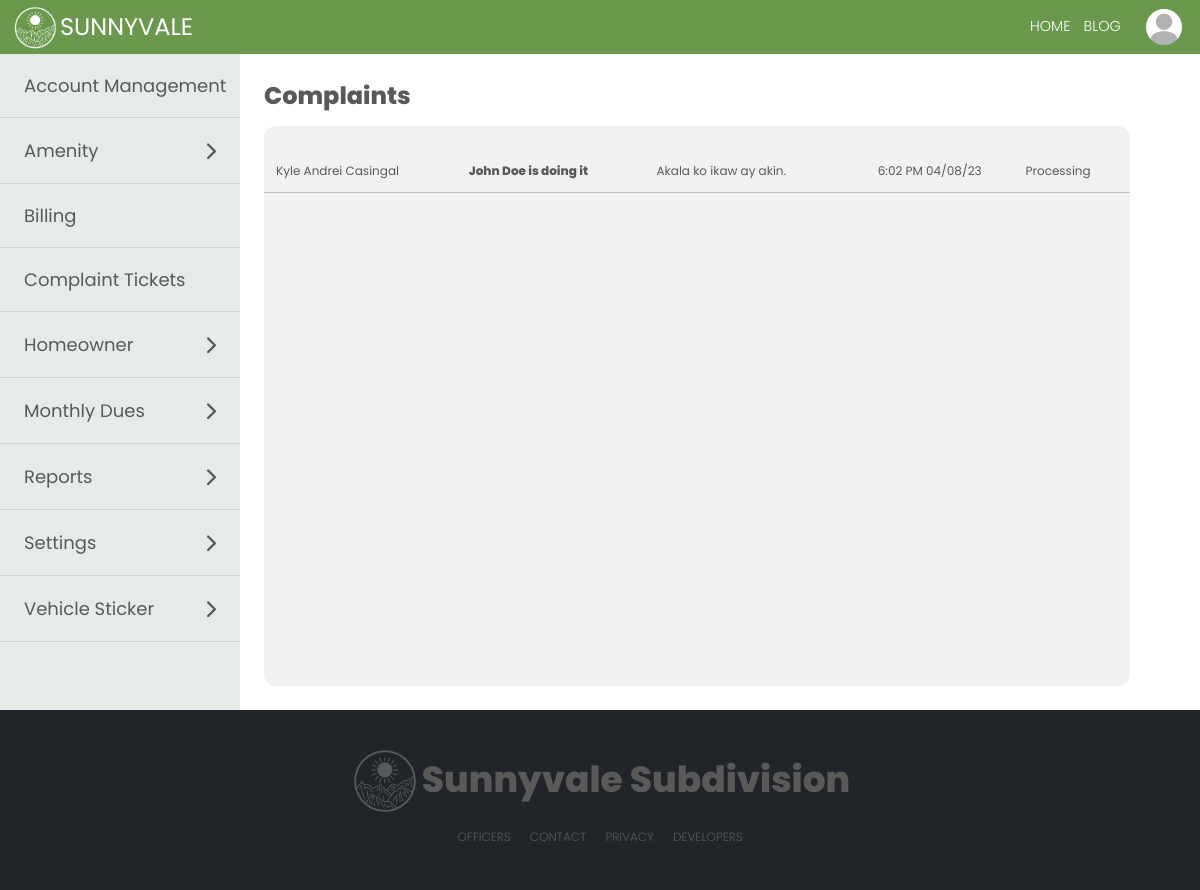
Page /modules/complaintManagement.php (signed in) on the committed database.
### tables this page shows
CREATE TABLE IF NOT EXISTS `user` (
  `user_id` int(11) NOT NULL AUTO_INCREMENT,
  `user_homeowner_id` int(11) DEFAULT NULL,
  `user_tenant_id` int(11) DEFAULT NULL,
  `full_name` varchar(50) NOT NULL,
  `user_type` varchar(15) NOT NULL,
  `password` varchar(30) NOT NULL,
  `email_address` varchar(40) DEFAULT NULL,
  `account_status` varchar(15) NOT NULL,
  `verification_code` varchar(6) DEFAULT NULL,
  `email_verified_at` datetime DEFAULT NULL,
  PRIMARY KEY (`user_id`)
);

CREATE TABLE IF NOT EXISTS `homeowner_profile` (
  `homeowner_id` int(11) NOT NULL AUTO_INCREMENT,
  `last_name` varchar(100) NOT NULL,
  `first_name` varchar(100) NOT NULL,
  `middle_name` varchar(100) DEFAULT NULL,
  `suffix` varchar(100) DEFAULT NULL,
  `sex` varchar(100) NOT NULL,
  `street` varchar(255) NOT NULL,
  `subdivision` varchar(255) NOT NULL,
  `barangay` varchar(50) NOT NULL,
  `business_address` varchar(255) DEFAULT NULL,
  `occupation` varchar(100) DEFAULT NULL,
  `email_address` varchar(100) NOT NULL,
  `birthdate` date DEFAULT NULL,
  `mobile_number` varchar(20) DEFAULT NULL,
  `employer` varchar(100) DEFAULT NULL,
  `vehicle_registration` varchar(20) DEFAULT NULL,
  `display_picture` varchar(255) NOT NULL,
  PRIMARY KEY (`homeowner_id`)
);

CREATE TABLE IF NOT EXISTS `concern` (
  `concern_id` int(11) NOT NULL AUTO_INCREMENT,
  `complainant_homeowner_id` int(11) NOT NULL,
  `full_name` varchar(50) NOT NULL,
  `complainee_homeowner_id` int(11) DEFAULT NULL,
  `complainee_full_name` varchar(100) DEFAULT NULL,
  `concern_subject` varchar(100) NOT NULL,
  `concern_description` varchar(255) NOT NULL,
  `status` varchar(50) NOT NULL,
  `datetime` datetime DEFAULT NULL,
  `datetime_submitted` datetime DEFAULT NULL,
  PRIMARY KEY (`concern_id`)
);

### modules/complaintManagement.php (the view, shortened to what this page needs)
<?php
require '../marginals/topbar.php';
if ($_SESSION['subdivision'] != '') {
    $resultComplaints = $con->query("SELECT * FROM concern, homeowner_profile WHERE (status = 'Pending' OR status = 'Processing') AND concern.complainant_homeowner_id = homeowner_profile.homeowner_id AND subdivision = '" . $_SESSION['subdivision'] . "'");
} else {
    $resultComplaints = $con->query("SELECT * FROM concern, homeowner_profile WHERE (status = 'Pending' OR status = 'Processing') AND concern.complainant_homeowner_id = homeowner_profile.homeowner_id");
}
?>
<!DOCTYPE html>
<html lang="en">
<head>
</head>
<body>
    <div class="secretary">
        <div class="sideBar">
            <?php require '../marginals/sidebarAdmin.php'; ?>
        </div>
        <div class="secretaryPanel">
            <div class="complaintManagement">
                <label class="inboxTitle">Complaints</label>
                <div class="inboxContainer">
                    <table class="tblComplaints">
                        <?php while ($row = $resultComplaints->fetch_assoc()) : ?>
                            <tr class="trComplaints">
                                <td class="use-address" data-bs-toggle="modal" data-bs-target="#complaintModal<?php
                                                                                                                echo $row['concern_id']
                                                                                                                ?>"><?php echo $row['full_name']; ?></td>
                                <td class="use-address" data-bs-toggle="modal" data-bs-target="#complaintModal<?php
                                                                                                                echo $row['concern_id']
                                                                                                                ?>"><label class="subject"><?php echo $row['concern_subject'] ?></label></td>
                                <td class="use-address" data-bs-toggle="modal" data-bs-target="#complaintModal<?php
                                                                                                                echo $row['concern_id']
                                                                                                                ?>"><?php echo $row['concern_description']; ?></td>
                                <td id="myBtn" class="complaintTime" data-bs-toggle="modal" data-bs-target="#complaintModal<?php
                                                                                                                            echo $row['concern_id']
                                                                                                                            ?>"><?php $datetime = strtotime($row['datetime']);
                                                                                                                                echo $phptime = date("g:i A m/d/y", $datetime); ?></td>
                                <td class="use-address" data-bs-toggle="modal" data-bs-target="#complaintModal<?php
                                                                                                                echo $row['concern_id']
                                                                                                                ?>"><?php echo $row['status']; ?></td>
                            </tr>
                        <?php endwhile; ?>
                    </table>
                </div>
            </div>
        </div>
    </div>
    <?php
    require '../marginals/footer2.php'
    ?>
</body>
</html>

### marginals/topbar.php (shortened to what this page needs)
<?php
include "../process.php";
if ($_SESSION['user_type'] == 'Tenant') {
  $result = $con->query("SELECT * FROM user, tenant WHERE user_id = " . $user_id = $_SESSION['user_id'] . "  AND user.full_name = tenant.full_name") or die($mysqli->error);
  $result1 = $con->query("SELECT * FROM user, tenant WHERE user_id = " . $user_id = $_SESSION['user_id'] . "  AND user.full_name = tenant.full_name")  or die($mysqli->error);
  $row1 = $result1->fetch_assoc();
  $homeowner_id_profile = $row1['user_homeowner_id'];
  $fullname_monthlyDues = $row1['full_name'];
  $user_type = $row1['user_type'];
  $resultSubdivision = $con->query("SELECT * FROM user, tenant, homeowner_profile WHERE user_id = " . $user_id = $_SESSION['user_id'] . " AND user.full_name = tenant.full_name AND homeowner_profile.homeowner_id = tenant.homeowner_id") or die($mysqli->error);
  $rowSubdivision = $resultSubdivision->fetch_assoc();
  $subdivision_name1 = $rowSubdivision['subdivision'];
  $resultComplainee = $con->query("SELECT * FROM homeowner_profile WHERE subdivision ='$subdivision_name1' AND homeowner_id != '$homeowner_id_profile' ORDER BY first_name");
} else {
  $result = $con->query("SELECT * FROM user, homeowner_profile  WHERE user_id = " . $user_id = $_SESSION['user_id'] . "  AND full_name = CONCAT(first_name, ' ', last_name)") or die($mysqli->error);
  $result1 = $con->query("SELECT * FROM user, homeowner_profile  WHERE user_id = " . $user_id = $_SESSION['user_id'] . "  AND full_name = CONCAT(first_name, ' ', last_name)") or die($mysqli->error);
  $row1 = $result1->fetch_assoc();
  $user_type = $row1['user_type'];
}
?>
<!DOCTYPE html>
<html lang="en">
<head>
  <link href="https://cdn.jsdelivr.net/npm/bootstrap@5.0.2/dist/css/bootstrap.min.css" rel="stylesheet">
</head>
<body>
  <div class='navigation'>
    <div class="topLeft">
      <img src="..\img\logoSV.png" alt="" />
      <i class="topIcon">SUNNYVALE</i>
    </div>
    <form class="topbarNav" method="post">
      <div class="topCenter">
        <ul class="topList">
          <li data-bs-toggle="modal" data-bs-target="#confirmLogout" onclick="location.href='#confirmLogout'" class="topListItem1">HOME</li>
          <?php
          if ($user_type != 'Guard') {
          ?>
            <li onclick="location.href='../modules/blogHome.php'" class="topListItem1"> BLOG</li>
          <?php
          }
          ?>
      </div>
      <div class="topRight">
        <div class='menu-trigger'>
          <div class="btn-group dropleft">
            <button type="button" class="dropdownIMG" data-toggle="dropdown" aria-haspopup="true" aria-expanded="false">
              <img class="topImg1" <?php
                                    $row = $result->fetch_assoc();
                                    $imageURL = '../media/displayPhotos/' . $row['display_picture'];
                                    ?> src="<?= $imageURL ?>" alt="" />
            </button>
          </div>
        </div>
      </div>
    </form>
  </div>
</body>
</html>

### marginals/topbar.php (style rules this page uses)
.topbarNav { display: flex; gap: 1vw; align-items: center; }
.navigation { margin-top: 0; margin-bottom: 0; padding: 0; width: 100%; height: 4.5vw; background-color: rgba(106, 153, 78); position: sticky; top: 0; display: flex; align-items: center; font-family: "Poppins", sans-serif; z-index: 999; backdrop-filter: blur(5px); }
.topLeft { max-height: 4.5vw; margin-top: 0; flex: 3; display: flex; align-items: center; justify-content: flex-start; margin-left: 1vw; }
.topLeft img { max-height: 4vw; }
.topRight { max-height: 4.5vw; flex: 3; display: flex; align-items: center; justify-content: flex-end; margin-right: 1vw; }
.topCenter { flex: 60; }
.topIcon { font-size: 2vw; margin-right: 10px; color: white; font-family: "Poppins", sans-serif; font-style: normal; cursor: pointer; }
.menu-trigger { display: flex; max-height: 4.5vw; }
.topImg1 { max-height: 3vw; max-width: 3vw; width: 3vw; height: 3vw; border-radius: 50%; object-fit: cover; cursor: pointer; }
.topList { display: flex; justify-content: flex-end; margin: 0; padding: 0; list-style: none; color: white; }
.topListItem1 { color: white; padding: 0.5vw; margin-right: 0.1vw; font-size: 1.2vw; font-weight: 300; cursor: pointer; }
.dropdownIMG { background-color: rgb(89, 89, 89, 0); border: none !important; }

### modules/complaintManagement.php (style rules this page uses)
* { margin: 0; font-family: 'Poppins', sans-serif; }
.tblForm th, td { font-size: 1vw; padding: 1vw; }
.secretary { display: flex; }
.sideBar { background-color: rgb(248, 245, 227); flex: 2; color: black; }
.secretaryPanel { flex: 8; width: 100%; overflow-x: hidden; }
.inboxContainer { padding: 2vw; padding-left: 0; padding-right: 0; border-radius: 1vw; background-color: rgb(241, 241, 241); display: flex; width: 95%; height: 70vh; overflow-x: hidden; overflow-y: scroll; }
.tblComplaints { margin: 0; width: 100%; height: 100%; max-height: 30px; }
.trComplaints { width: 100%; color: rgb(89, 89, 89); background-color: rgb(241, 241, 241); border-bottom: 1px solid rgb(192, 192, 192); }
.complaintTime { text-align: center; font-family: "Poppins", sans-serif; font-size: 1vw; }
.inboxTitle { font-size: 2vw; font-family: "Poppins", sans-serif; padding: 0; margin-bottom: 1vw; color: rgb(89, 89, 89); font-weight: 800; }
.complaintManagement { margin: 2vw; }
.subject { font-weight: 800; }

### marginals/sidebarAdmin.php (style rules this page uses)
* { margin: 0; font-family: 'Poppins', sans-serif; }
.tblForm th, td { font-size: 1vw; padding: 1vw; }
.secretary { display: flex; }
.sideBar { background-color: rgb(170, 192, 175, 0.3); flex: 2; color: black; }

### rows in the picture
user: homeowner_profile.display_picture (placeholder picture)
concern: full_name "Kyle Andrei Casingal", concern_subject "John Doe is doing it", concern_description "Akala ko ikaw ay akin.", datetime "6:02 PM 04/08/23", status "Processing"
